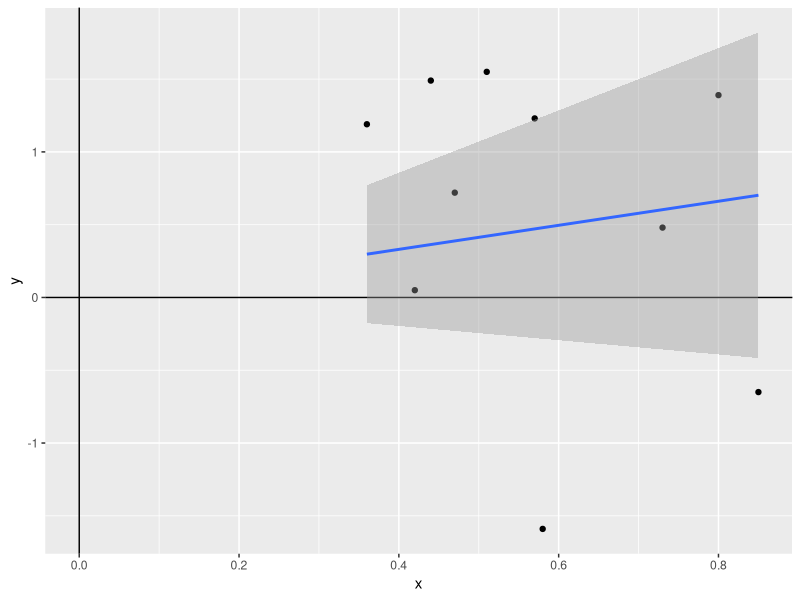
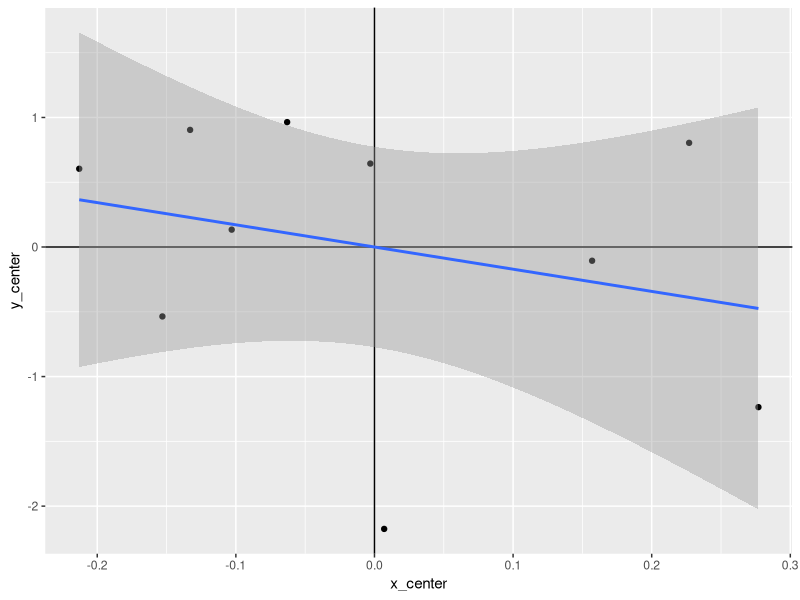
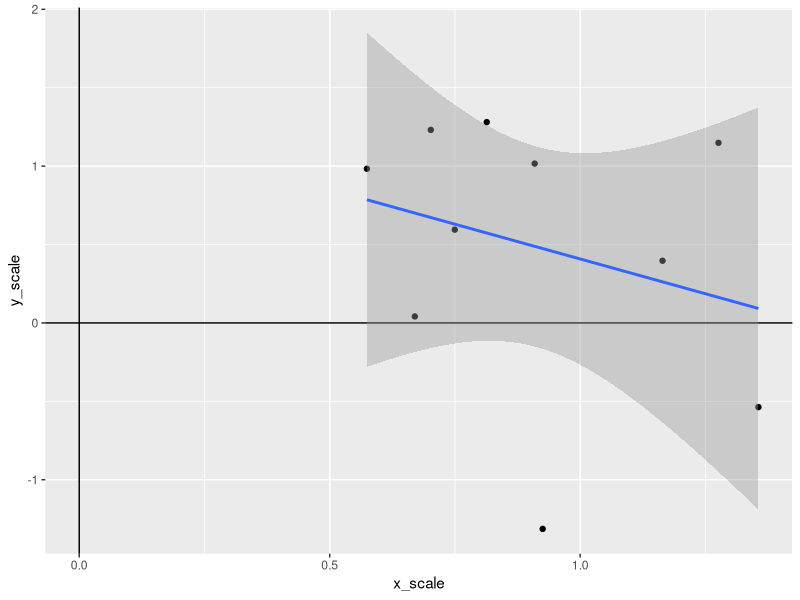
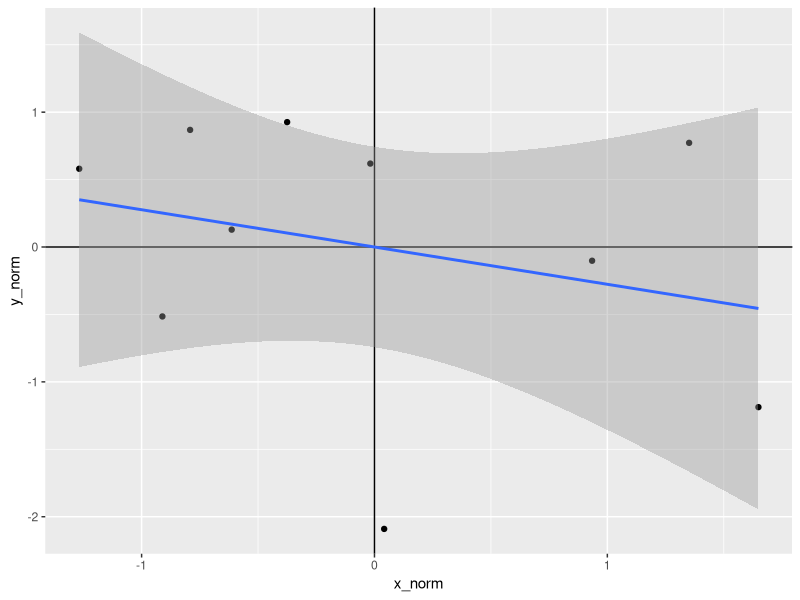

Reproduce these figures in R, in order.
library(ggplot2)
library(dplyr)
library(purrr)

# -------------------------

# Quiz 1 

# -------------------------

# Question 1
# Given the data sets and weights below, what is the value of
# mu that minimizes least squares
x <- c(0.18, -1.54, 0.42, 0.95)
w <- c(2, 1, 3, 1)

# I would've though it was the mean, but 
# the weights change the picture 
mean_x <- mean(x)

option_a <- mean_x
option_b <- 0.1471
option_c <- 1.077
option_d <- 0.3

options <- c(option_a, option_b, option_c, option_d)
outcomes_unweighted <- unlist(map(options, ~sum((x - .x)^2)))
outcomes_weighted <- unlist(map(options, ~sum(w*(x - .x)^2)))
sim <- tibble(options, outcomes_unweighted, outcomes_weighted)

min_mu_unweighted <- filter(sim, outcomes_unweighted == min(outcomes_unweighted))
min_mu_weighted <- filter(sim, outcomes_weighted == min(outcomes_weighted))

# Question 2
# This one was tricky. They asked for regression through the origin, which means 
# setting the intercept to 0, but not centering the data. 

# Not clear if they taught this in the course? In any case does not seem to be 
# something I'd be reaching for often
# https://stats.stackexchange.com/questions/7948/when-is-it-ok-to-remove-the-intercept-in-a-linear-regression-model

x <- c(0.8, 0.47, 0.51, 0.73, 0.36, 0.58, 0.57, 0.85, 0.44, 0.42)
y <- c(1.39, 0.72, 1.55, 0.48, 1.19, -1.59, 1.23, -0.65, 1.49, 0.05)

dat <- data.frame(x,y)
dat <- dat %>% 
  mutate(
    x_norm = scale(x), 
    y_norm = scale(y),
    x_scale = scale(x, center = F), 
    y_scale = scale(y, center = F),
    x_center = scale(x, scale = F), 
    y_center = scale(y, scale = F)
  )

dat %>% 
  ggplot(aes(x = x, y = y)) + 
  geom_point() + 
  geom_hline(aes(yintercept = 0)) + 
  geom_vline(aes(xintercept = 0)) + 
  geom_smooth(method = 'lm', formula = y~-1+x)

dat %>% 
  ggplot(aes(x = x_center, y = y_center)) + 
  geom_point() + 
  geom_hline(aes(yintercept = 0)) + 
  geom_vline(aes(xintercept = 0)) + 
  geom_smooth(method = 'lm')

mean(dat$x_center)
mean(dat$y_center)

dat %>% 
  ggplot(aes(x = x_scale, y = y_scale)) + 
  geom_point() + 
  geom_hline(aes(yintercept = 0)) + 
  geom_vline(aes(xintercept = 0)) + 
  geom_smooth(method = 'lm')

dat %>% 
  ggplot(aes(x = x_norm, y = y_norm)) + 
  geom_point() + 
  geom_hline(aes(yintercept = 0)) + 
  geom_vline(aes(xintercept = 0)) + 
  geom_smooth(method = 'lm')

model_no_int <- lm(dat$y ~ -1 + dat$x)
summary(model_no_int)

#Question 3
data(mtcars)
model_cars <- lm(mtcars$mpg ~ mtcars$wt)
summary(model_cars) # they ask for the slope coefficient which is -5.34

#Question 4
# beta = cor(y,x) * sd(y)/sd(x) for Y predicted by X
# beta = cor(y,x) * sd(x)/sd(y) for X predicted by Y
# cor(y,x) == cor(x,y) for all cases

# we know sd(y)/sd(x) = 1/0.5 = 2 
# we know cor(y,x) = 0.5

# they are asking for beta = cor(y,x) * sd(y)/sd(x) for Y predicted by X
# that is 0.5 * 2 = 1

# need to go back to the course material to really understand the proofs

#Question 5
# students get two quizes, scores normalized to mean 0 variance 1. 
# correlation between scores was 0.4. Student got normalized score 1.5 on Quiz 1
# so Quiz 2 is what
1.5*0.4

#Question 6 
# what is value of first measurement if x normalized? 
x <- c(8.58, 10.46, 9.01, 9.64, 8.86)
(x - mean(x))/sd(x)
scale(x)

#Question 7
# what is intercept for y ~ x
x <- c(0.8, 0.47, 0.51, 0.73, 0.36, 0.58, 0.57, 0.85, 0.44, 0.42)
y <- c(1.39, 0.72, 1.55, 0.48, 1.19, -1.59, 1.23, -0.65, 1.49, 0.05)
model <- lm(y ~ x)
summary(model)

#Question 8
# regression line runs through the means of both predictor and response

# Question 9
# this is the unweighted case of minimizing residuals. the mean does it
x <- c(0.8, 0.47, 0.51, 0.73, 0.36, 0.58, 0.57, 0.85, 0.44, 0.42)
sum((x - mean(x))^2)
sum((x - mean(x)*1.1)^2)
sum((x - mean(x)*.9)^2)
mean(x)

# Question 10
# what is the ratio of the slopes from y ~ x and x ~ y always equal to? 

# cor(y,x) * sd(y)/sd(x) / cor(y,x) * sd(x)/sd(y)
# correlation cancels 
# sd(y)/sd(x) * sd(y)/sd(x)
# sd(y)^2 / sd(x)^2 
# var(y) / var(x)

model_inv <- lm(x ~y)

slope_model = model$coefficients[2]
slope_model_inv = model_inv$coefficients[2]

slope_ratio <- slope_model / slope_model_inv
slope_ratio

var(y)/var(x) - slope_ratio
2*sd(y)/sd(x) - slope_ratio
cor(y,x) - slope_ratio
